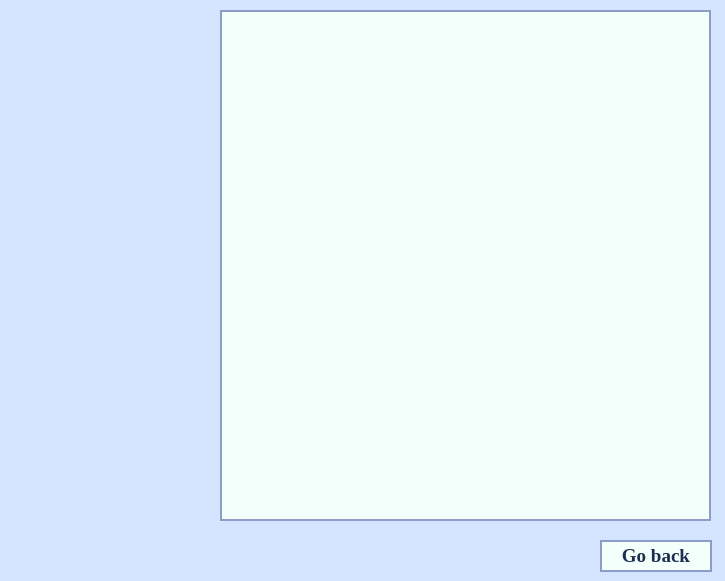
<?xml version="1.0" encoding="UTF-8"?>
<ui version="4.0">
 <class>helpW</class>
 <widget class="QWidget" name="helpW">
  <property name="geometry">
   <rect>
    <x>0</x>
    <y>0</y>
    <width>725</width>
    <height>581</height>
   </rect>
  </property>
  <property name="windowTitle">
   <string>Form</string>
  </property>
  <property name="styleSheet">
   <string notr="true">background-color: rgb(213, 228, 255);</string>
  </property>
  <widget class="QLabel" name="mainPict">
   <property name="geometry">
    <rect>
     <x>220</x>
     <y>10</y>
     <width>491</width>
     <height>511</height>
    </rect>
   </property>
   <property name="styleSheet">
    <string notr="true">background-color: rgb(243, 255, 251);
border: 1.5px solid rgb(141, 156, 201);</string>
   </property>
   <property name="text">
    <string/>
   </property>
  </widget>
  <widget class="QPushButton" name="pushButton">
   <property name="geometry">
    <rect>
     <x>600</x>
     <y>540</y>
     <width>112</width>
     <height>32</height>
    </rect>
   </property>
   <property name="font">
    <font>
     <family>Times New Roman</family>
     <pointsize>14</pointsize>
     <weight>75</weight>
     <bold>true</bold>
    </font>
   </property>
   <property name="styleSheet">
    <string notr="true">color: rgb(27, 46, 79);
font-size: 5.0em;
font-family: 'Times New Roman', 14;
background-color: rgb(243, 255, 251);
border: 1.5px solid rgb(141, 156, 201);</string>
   </property>
   <property name="text">
    <string>Go back</string>
   </property>
  </widget>
 </widget>
 <resources/>
 <connections>
  <connection>
   <sender>pushButton</sender>
   <signal>clicked()</signal>
   <receiver>helpW</receiver>
   <slot>close()</slot>
   <hints>
    <hint type="sourcelabel">
     <x>647</x>
     <y>554</y>
    </hint>
    <hint type="destinationlabel">
     <x>722</x>
     <y>546</y>
    </hint>
   </hints>
  </connection>
 </connections>
</ui>
